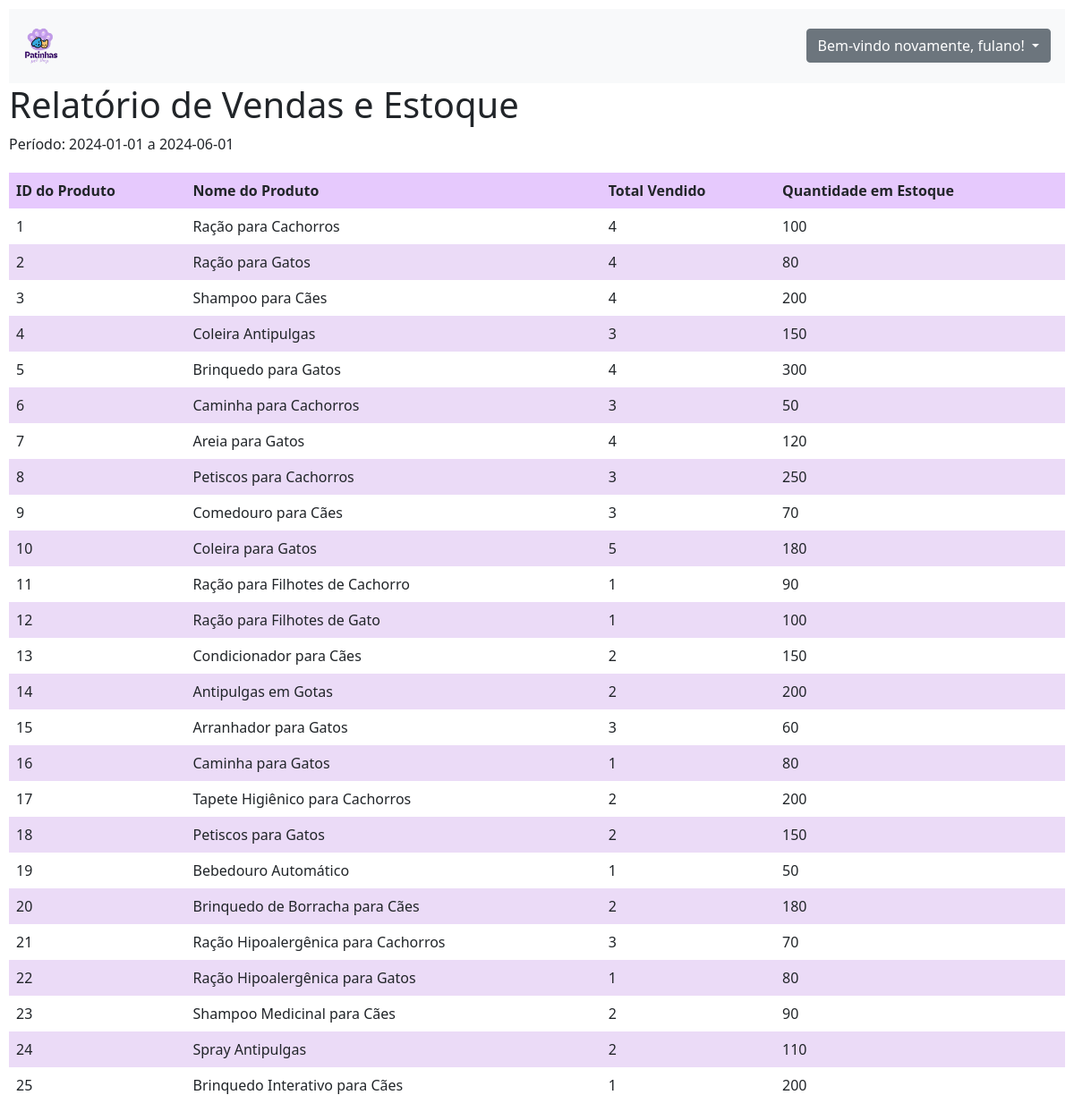
The app's page /pages/relatorio.php with its own data.
### tables this page shows
CREATE TABLE IF NOT EXISTS `produto` (
  `idProduto` int NOT NULL AUTO_INCREMENT,
  `Nome` varchar(100) NOT NULL,
  `Descricao` text,
  `Preco` decimal(10,2) NOT NULL,
  `Quantidade_Estoque` int NOT NULL,
  `Quantidade_Minima` int NOT NULL,
  `idFornecedor` int DEFAULT NULL,
  PRIMARY KEY (`idProduto`),
  KEY `idFornecedor` (`idFornecedor`)
);

### pages/relatorio.php (the view, shortened to what this page needs)
<?php
$dbConnection = new DBConnection();
$conn = $dbConnection->getConnection();
$startDate = '2024-01-01';
$endDate = '2024-06-01';
$sqlSales = "
SELECT
    p.idProduto,
    p.Nome,
    SUM(ip.Quantidade_Vendida) AS Total_Vendido,
    p.Quantidade_Estoque
FROM
    itempedido ip
    JOIN produto p ON ip.idProduto = p.idProduto
    JOIN venda v ON ip.idVenda = v.idVenda
WHERE
    v.Data_Venda BETWEEN :startDate AND :endDate
GROUP BY
    p.idProduto, p.Nome, p.Quantidade_Estoque
";
$stmt = $conn->prepare($sqlSales);
$stmt->execute(['startDate' => $startDate, 'endDate' => $endDate]);
$resultSales = $stmt->fetchAll(PDO::FETCH_ASSOC);
?>
<!DOCTYPE html>
<html lang="pt-BR">
<head>
    <link rel="stylesheet" href="../css/styles_relatorio.css">
    <link rel="stylesheet" href="https://stackpath.bootstrapcdn.com/bootstrap/5.0.0-alpha1/css/bootstrap.min.css">
    <link rel="stylesheet" href="https://cdn.jsdelivr.net/chartist.js/latest/chartist.min.css">
</head>
<body>
    <nav class="navbar navbar-light bg-light p-3">
        <div class="d-flex col-12 col-md-3 col-lg-2 mb-2 mb-lg-0 flex-wrap flex-md-nowrap justify-content-between">
            <a class="navbar-brand" href="../pages/dashboard.PHP">
                <img src="../img/login.png" width="40px">
            </a>
        </div>
        <div class="dropdown">
                <button class="btn btn-secondary dropdown-toggle" type="button" id="dropdownMenuButton" data-toggle="dropdown" aria-expanded="false">
                  Bem-vindo novamente, fulano!
                </button>
        </div>
    </nav>
    <h1>Relatório de Vendas e Estoque</h1>
    <p>Período: <?php echo htmlspecialchars($startDate); ?> a <?php echo htmlspecialchars($endDate); ?></p>
    <table>
        <thead>
            <tr>
                <th>ID do Produto</th>
                <th>Nome do Produto</th>
                <th>Total Vendido</th>
                <th>Quantidade em Estoque</th>
            </tr>
        </thead>
        <tbody>
            <?php
            if (count($resultSales) > 0) {
                foreach ($resultSales as $row) {
                    echo "<tr>";
                    echo "<td>" . htmlspecialchars($row["idProduto"]) . "</td>";
                    echo "<td>" . htmlspecialchars($row["Nome"]) . "</td>";
                    echo "<td>" . htmlspecialchars($row["Total_Vendido"]) . "</td>";
                    echo "<td>" . htmlspecialchars($row["Quantidade_Estoque"]) . "</td>";
                    echo "</tr>";
                }
            } else {
                echo "<tr><td colspan='4'>Nenhum dado encontrado</td></tr>";
            }
            ?>
        </tbody>
    </table>
</body>
</html>

### CSS/styles_relatorio.css (style rules this page uses)
body { font-family: Arial, sans-serif; background-color: #f4f4f4; padding: 10PX; }
table { width: 100%; border-collapse: collapse; margin-top: 20px; }
th, td { padding: 8px; text-align: left; }
th { background-color: #e6c9fd; }
tr:nth-child(even) { background-color: #cba3eb63; }

### records on screen
produto: idProduto "1", Nome "Ração para Cachorros", Total_Vendido "4", Quantidade_Estoque "100"
produto: idProduto "2", Nome "Ração para Gatos", Total_Vendido "4", Quantidade_Estoque "80"
produto: idProduto "3", Nome "Shampoo para Cães", Total_Vendido "4", Quantidade_Estoque "200"
produto: idProduto "4", Nome "Coleira Antipulgas", Total_Vendido "3", Quantidade_Estoque "150"
produto: idProduto "5", Nome "Brinquedo para Gatos", Total_Vendido "4", Quantidade_Estoque "300"
produto: idProduto "6", Nome "Caminha para Cachorros", Total_Vendido "3", Quantidade_Estoque "50"
produto: idProduto "7", Nome "Areia para Gatos", Total_Vendido "4", Quantidade_Estoque "120"
produto: idProduto "8", Nome "Petiscos para Cachorros", Total_Vendido "3", Quantidade_Estoque "250"
produto: idProduto "9", Nome "Comedouro para Cães", Total_Vendido "3", Quantidade_Estoque "70"
produto: idProduto "10", Nome "Coleira para Gatos", Total_Vendido "5", Quantidade_Estoque "180"
produto: idProduto "11", Nome "Ração para Filhotes de Cachorro", Total_Vendido "1", Quantidade_Estoque "90"
produto: idProduto "12", Nome "Ração para Filhotes de Gato", Total_Vendido "1", Quantidade_Estoque "100"
produto: idProduto "13", Nome "Condicionador para Cães", Total_Vendido "2", Quantidade_Estoque "150"
produto: idProduto "14", Nome "Antipulgas em Gotas", Total_Vendido "2", Quantidade_Estoque "200"
produto: idProduto "15", Nome "Arranhador para Gatos", Total_Vendido "3", Quantidade_Estoque "60"
produto: idProduto "16", Nome "Caminha para Gatos", Total_Vendido "1", Quantidade_Estoque "80"
produto: idProduto "17", Nome "Tapete Higiênico para Cachorros", Total_Vendido "2", Quantidade_Estoque "200"
produto: idProduto "18", Nome "Petiscos para Gatos", Total_Vendido "2", Quantidade_Estoque "150"
produto: idProduto "19", Nome "Bebedouro Automático", Total_Vendido "1", Quantidade_Estoque "50"
produto: idProduto "20", Nome "Brinquedo de Borracha para Cães", Total_Vendido "2", Quantidade_Estoque "180"
produto: idProduto "21", Nome "Ração Hipoalergênica para Cachorros", Total_Vendido "3", Quantidade_Estoque "70"
produto: idProduto "22", Nome "Ração Hipoalergênica para Gatos", Total_Vendido "1", Quantidade_Estoque "80"
produto: idProduto "23", Nome "Shampoo Medicinal para Cães", Total_Vendido "2", Quantidade_Estoque "90"
produto: idProduto "24", Nome "Spray Antipulgas", Total_Vendido "2", Quantidade_Estoque "110"
produto: idProduto "25", Nome "Brinquedo Interativo para Cães", Total_Vendido "1", Quantidade_Estoque "200"

### other values on screen
$startDate "2024-01-01"
$endDate "2024-06-01"
